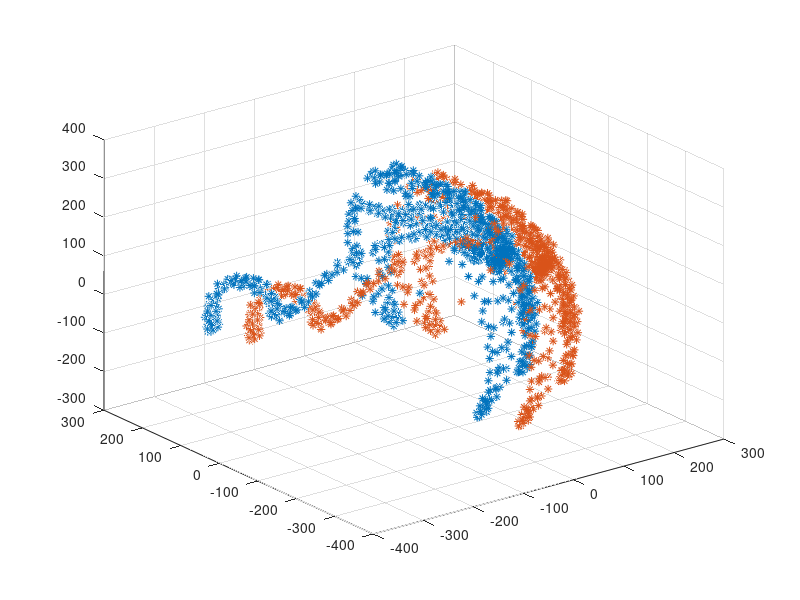

This figure's MATLAB source:
clear;close all;clc
load('magdata')

 plot3(magdata(:,1),magdata(:,2),magdata(:,3),'*')
 hold on
 grid on
 
 MAX = max(magdata);
 MIN = min(magdata);
 
 offx = (MAX(1) + MIN(1)) / 2;
 offy = (MAX(2) + MIN(2)) / 2;
 offz = (MAX(3) + MIN(3)) / 2;
 
 magdata_hardiron_corrected = [magdata(:,1) - offx magdata(:,2) - offy magdata(:,3) - offz]
 
 plot3(magdata_hardiron_corrected(:,1),magdata_hardiron_corrected(:,2),magdata_hardiron_corrected(:,3),'*')
 